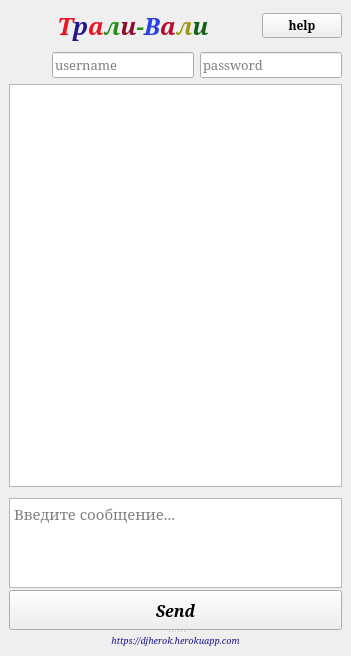
<?xml version="1.0" encoding="UTF-8"?>
<ui version="4.0">
 <class>MainWindow</class>
 <widget class="QMainWindow" name="MainWindow">
  <property name="geometry">
   <rect>
    <x>0</x>
    <y>0</y>
    <width>351</width>
    <height>656</height>
   </rect>
  </property>
  <property name="font">
   <font>
    <family>Noto Serif</family>
    <pointsize>8</pointsize>
   </font>
  </property>
  <property name="windowTitle">
   <string>Tralee-Vali Messenger</string>
  </property>
  <widget class="QWidget" name="centralwidget">
   <property name="font">
    <font>
     <pointsize>7</pointsize>
    </font>
   </property>
   <layout class="QVBoxLayout" name="verticalLayout_3">
    <item>
     <layout class="QVBoxLayout" name="verticalLayout_2">
      <item>
       <layout class="QHBoxLayout" name="horizontalLayout">
        <item>
         <spacer name="horizontalSpacer_2">
          <property name="orientation">
           <enum>Qt::Horizontal</enum>
          </property>
          <property name="sizeHint" stdset="0">
           <size>
            <width>18</width>
            <height>20</height>
           </size>
          </property>
         </spacer>
        </item>
        <item>
         <widget class="QLabel" name="label">
          <property name="maximumSize">
           <size>
            <width>16777215</width>
            <height>40</height>
           </size>
          </property>
          <property name="font">
           <font>
            <family>URW Bookman L</family>
            <pointsize>18</pointsize>
            <weight>75</weight>
            <italic>true</italic>
            <bold>true</bold>
           </font>
          </property>
          <property name="text">
           <string>&lt;html&gt;&lt;head/&gt;&lt;body&gt;&lt;p align=&quot;center&quot;&gt;&lt;span style=&quot; color:#ea1522;&quot;&gt;Т&lt;/span&gt;&lt;span style=&quot; color:#21158b;&quot;&gt;р&lt;/span&gt;&lt;span style=&quot; color:#ea1522;&quot;&gt;а&lt;/span&gt;&lt;span style=&quot; color:#298d16;&quot;&gt;л&lt;/span&gt;&lt;span style=&quot; color:#88102c;&quot;&gt;и&lt;/span&gt;&lt;span style=&quot; color:#298d16;&quot;&gt;-&lt;/span&gt;&lt;span style=&quot; color:#2741e2;&quot;&gt;В&lt;/span&gt;&lt;span style=&quot; color:#b50c2b;&quot;&gt;а&lt;/span&gt;&lt;span style=&quot; color:#9e9816;&quot;&gt;л&lt;/span&gt;&lt;span style=&quot; color:#116218;&quot;&gt;и&lt;/span&gt;&lt;/p&gt;&lt;/body&gt;&lt;/html&gt;</string>
          </property>
          <property name="alignment">
           <set>Qt::AlignHCenter|Qt::AlignTop</set>
          </property>
         </widget>
        </item>
        <item>
         <spacer name="horizontalSpacer">
          <property name="orientation">
           <enum>Qt::Horizontal</enum>
          </property>
          <property name="sizeHint" stdset="0">
           <size>
            <width>40</width>
            <height>20</height>
           </size>
          </property>
         </spacer>
        </item>
        <item>
         <widget class="QPushButton" name="pushButton_2">
          <property name="font">
           <font>
            <pointsize>9</pointsize>
            <weight>75</weight>
            <italic>false</italic>
            <bold>true</bold>
           </font>
          </property>
          <property name="text">
           <string>help</string>
          </property>
         </widget>
        </item>
       </layout>
      </item>
      <item>
       <spacer name="verticalSpacer_2">
        <property name="orientation">
         <enum>Qt::Vertical</enum>
        </property>
        <property name="sizeHint" stdset="0">
         <size>
          <width>20</width>
          <height>3</height>
         </size>
        </property>
       </spacer>
      </item>
      <item>
       <layout class="QHBoxLayout" name="horizontalLayout_2">
        <item>
         <spacer name="horizontalSpacer_3">
          <property name="orientation">
           <enum>Qt::Horizontal</enum>
          </property>
          <property name="sizeHint" stdset="0">
           <size>
            <width>28</width>
            <height>20</height>
           </size>
          </property>
         </spacer>
        </item>
        <item>
         <widget class="QLineEdit" name="lineEdit">
          <property name="maximumSize">
           <size>
            <width>170</width>
            <height>16777215</height>
           </size>
          </property>
          <property name="font">
           <font>
            <pointsize>10</pointsize>
           </font>
          </property>
          <property name="inputMethodHints">
           <set>Qt::ImhNone</set>
          </property>
          <property name="text">
           <string comment="name" extracomment="name"/>
          </property>
          <property name="placeholderText">
           <string>username</string>
          </property>
         </widget>
        </item>
        <item>
         <widget class="QLineEdit" name="lineEdit_2">
          <property name="maximumSize">
           <size>
            <width>170</width>
            <height>16777215</height>
           </size>
          </property>
          <property name="font">
           <font>
            <pointsize>10</pointsize>
           </font>
          </property>
          <property name="text">
           <string comment="password" extracomment="password"/>
          </property>
          <property name="placeholderText">
           <string>password</string>
          </property>
         </widget>
        </item>
       </layout>
      </item>
     </layout>
    </item>
    <item>
     <widget class="QTextBrowser" name="textBrowser">
      <property name="sizePolicy">
       <sizepolicy hsizetype="Expanding" vsizetype="Expanding">
        <horstretch>0</horstretch>
        <verstretch>100</verstretch>
       </sizepolicy>
      </property>
      <property name="minimumSize">
       <size>
        <width>0</width>
        <height>0</height>
       </size>
      </property>
      <property name="font">
       <font>
        <family>Sans Serif</family>
        <pointsize>10</pointsize>
       </font>
      </property>
      <property name="html">
       <string>&lt;!DOCTYPE HTML PUBLIC &quot;-//W3C//DTD HTML 4.0//EN&quot; &quot;http://www.w3.org/TR/REC-html40/strict.dtd&quot;&gt;
&lt;html&gt;&lt;head&gt;&lt;meta name=&quot;qrichtext&quot; content=&quot;1&quot; /&gt;&lt;style type=&quot;text/css&quot;&gt;
p, li { white-space: pre-wrap; }
&lt;/style&gt;&lt;/head&gt;&lt;body style=&quot; font-family:'Sans Serif'; font-size:10pt; font-weight:400; font-style:normal;&quot;&gt;
&lt;p style=&quot;-qt-paragraph-type:empty; margin-top:0px; margin-bottom:0px; margin-left:0px; margin-right:0px; -qt-block-indent:0; text-indent:0px; font-family:'Noto Serif';&quot;&gt;&lt;br /&gt;&lt;/p&gt;&lt;/body&gt;&lt;/html&gt;</string>
      </property>
     </widget>
    </item>
    <item>
     <layout class="QVBoxLayout" name="verticalLayout">
      <property name="spacing">
       <number>2</number>
      </property>
      <property name="sizeConstraint">
       <enum>QLayout::SetMinimumSize</enum>
      </property>
      <item>
       <spacer name="verticalSpacer">
        <property name="orientation">
         <enum>Qt::Vertical</enum>
        </property>
        <property name="sizeType">
         <enum>QSizePolicy::Fixed</enum>
        </property>
        <property name="sizeHint" stdset="0">
         <size>
          <width>20</width>
          <height>5</height>
         </size>
        </property>
       </spacer>
      </item>
      <item>
       <widget class="QTextEdit" name="textEdit">
        <property name="sizePolicy">
         <sizepolicy hsizetype="Expanding" vsizetype="Minimum">
          <horstretch>0</horstretch>
          <verstretch>0</verstretch>
         </sizepolicy>
        </property>
        <property name="minimumSize">
         <size>
          <width>0</width>
          <height>40</height>
         </size>
        </property>
        <property name="maximumSize">
         <size>
          <width>16777215</width>
          <height>90</height>
         </size>
        </property>
        <property name="font">
         <font>
          <family>Sans Serif</family>
          <pointsize>11</pointsize>
          <weight>50</weight>
          <bold>false</bold>
         </font>
        </property>
        <property name="html">
         <string>&lt;!DOCTYPE HTML PUBLIC &quot;-//W3C//DTD HTML 4.0//EN&quot; &quot;http://www.w3.org/TR/REC-html40/strict.dtd&quot;&gt;
&lt;html&gt;&lt;head&gt;&lt;meta name=&quot;qrichtext&quot; content=&quot;1&quot; /&gt;&lt;style type=&quot;text/css&quot;&gt;
p, li { white-space: pre-wrap; }
&lt;/style&gt;&lt;/head&gt;&lt;body style=&quot; font-family:'Sans Serif'; font-size:11pt; font-weight:400; font-style:normal;&quot;&gt;
&lt;p style=&quot;-qt-paragraph-type:empty; margin-top:0px; margin-bottom:0px; margin-left:0px; margin-right:0px; -qt-block-indent:0; text-indent:0px; font-family:'FreeSerif'; font-size:12pt;&quot;&gt;&lt;br /&gt;&lt;/p&gt;&lt;/body&gt;&lt;/html&gt;</string>
        </property>
        <property name="placeholderText">
         <string>Введите сообщение...</string>
        </property>
       </widget>
      </item>
      <item>
       <widget class="QSplitter" name="splitter_3">
        <property name="orientation">
         <enum>Qt::Vertical</enum>
        </property>
        <widget class="QPushButton" name="pushButton">
         <property name="minimumSize">
          <size>
           <width>0</width>
           <height>40</height>
          </size>
         </property>
         <property name="maximumSize">
          <size>
           <width>16777215</width>
           <height>40</height>
          </size>
         </property>
         <property name="font">
          <font>
           <pointsize>12</pointsize>
           <weight>75</weight>
           <italic>true</italic>
           <bold>true</bold>
          </font>
         </property>
         <property name="text">
          <string>Send</string>
         </property>
        </widget>
        <widget class="QLabel" name="label_2">
         <property name="maximumSize">
          <size>
           <width>16777215</width>
           <height>20</height>
          </size>
         </property>
         <property name="font">
          <font>
           <pointsize>7</pointsize>
           <italic>true</italic>
          </font>
         </property>
         <property name="text">
          <string>&lt;html&gt;&lt;head/&gt;&lt;body&gt;&lt;p&gt;&lt;span style=&quot; color:#1c1683;&quot;&gt;https://djherok.herokuapp.com&lt;/span&gt;&lt;/p&gt;&lt;/body&gt;&lt;/html&gt;</string>
         </property>
         <property name="alignment">
          <set>Qt::AlignCenter</set>
         </property>
        </widget>
       </widget>
      </item>
     </layout>
    </item>
   </layout>
  </widget>
 </widget>
 <resources/>
 <connections/>
</ui>
